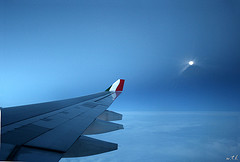
#> input picture dataset/dataset/0003_488456796.jpg, 240 x 162 px; its folder holds only this picture in this run
$ python index.py
#> lines starting #> are read from the running program, lines starting #| are printed output that depends on the picture; after the words box and inside, x2 and y2 are one past the last pixel; in counts of white or black regions, pixels touching at a corner belong together
### pyimagesearch/colordescriptor.py
# import the necessary packages
import numpy as np
import cv2

class ColorDescriptor:
	def __init__(self, bins):
		# store the number of bins for the 3D histogram
#> further down, image is the input picture: shape (162, 240, 3); mean B, G, R 173.3, 121.9, 65.7
		self.bins = bins

	def describe(self, image):
		# convert the image to the HSV color space and initialize
		# the features used to quantify the image
		image = cv2.cvtColor(image, cv2.COLOR_BGR2HSV)
#> image: shape (162, 240, 3); mean H, S, V 104.5, 163.9, 173.4
		features = []

		# grab the dimensions and compute the center of the image
		(h, w) = image.shape[:2]
#> h = 162; w = 240
		(cX, cY) = (int(w * 0.5), int(h * 0.5))
#> cX = 120; cY = 81

		# divide the image into four rectangles/segments (top-left,
		# top-right, bottom-right, bottom-left)
		segments = [(0, cX, 0, cY), (cX, w, 0, cY), (cX, w, cY, h),
			(0, cX, cY, h)]

		# construct an elliptical mask representing the center of the
		# image
		(axesX, axesY) = (int(w * 0.75) / 2, int(h * 0.75) / 2)
#> axesX = 90; axesY = 60.5
		ellipMask = np.zeros(image.shape[:2], dtype = "uint8")
		cv2.ellipse(ellipMask, (cX, cY), (axesX, axesY), 0, 0, 360, 255, -1)
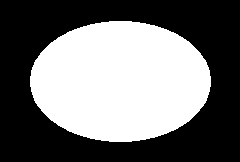
#> ellipMask: shape (162, 240); 44.2% white; 1 white region, box (x1, y1, x2, y2) and area: (30, 21, 211, 142) 17191

		# loop over the segments
		for (startX, endX, startY, endY) in segments:
			# construct a mask for each corner of the image, subtracting
			# the elliptical center from it
			cornerMask = np.zeros(image.shape[:2], dtype = "uint8")
			cv2.rectangle(cornerMask, (startX, startY), (endX, endY), 255, -1)
			cornerMask = cv2.subtract(cornerMask, ellipMask)

			# extract a color histogram from the image, then update the
			# feature vector
			hist = self.histogram(image, cornerMask)
			features.extend(hist)
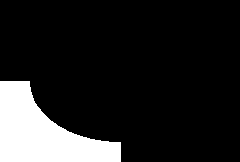
#> cornerMask: shape (162, 240); 14% white; 1 white region, box (x1, y1, x2, y2) and area: (0, 81, 121, 162) 5430
#> after the loop, features = 72 values, max 0.996 at index 9, min 0 at index 0, mean 0.0734

		# extract a color histogram from the elliptical region and
		# update the feature vector
		hist = self.histogram(image, ellipMask)
#> hist = 18 values, max 0.965 at index 9, min 0 at index 0, mean 0.0734
		features.extend(hist)

		# return the feature vector
		return features

	def histogram(self, image, mask):
		# extract a 3D color histogram from the masked region of the
		# image, using the supplied number of bins per channel; then
		# normalize the histogram
		hist = cv2.calcHist([image], [0, 1, 2], mask, self.bins,
			[0, 180, 0, 256, 0, 256])
		hist = cv2.normalize(hist, hist).flatten()

		# return the histogram
		return hist

### index.py
# USAGE
# python index.py --dataset dataset --index index.csv

# import the necessary packages
from pyimagesearch.colordescriptor import ColorDescriptor
import argparse
import glob
import cv2

# construct the argument parser and parse the arguments
ap = argparse.ArgumentParser()
ap.add_argument("-d", "--dataset", required = False, default='dataset\\dataset',
	help = "Path to the directory that contains the images to be indexed")
ap.add_argument("-i", "--index", required = False, default='index.csv',
	help = "Path to where the computed index will be stored")
args = vars(ap.parse_args())

# initialize the color descriptor
#cd = ColorDescriptor((8, 12, 3))
cd = ColorDescriptor((3, 3, 2))

# open the output index file for writing
output = open(args["index"], "w")

# use glob to grab the image paths and loop over them
for imagePath in glob.glob(args["dataset"] + "/*.jpg"):
	# extract the image ID (i.e. the unique filename) from the image
	# path and load the image itself
	imageID = imagePath[imagePath.rfind("/") + 1:]
	image = cv2.imread(imagePath)

	# describe the image
	features = cd.describe(image)
#> features = 90 values, max 0.996 at index 9, min 0 at index 0, mean 0.0734

	# write the features to file
	features = [str(f) for f in features]
#> features = 90 items, first 6: '0.0', '0.0', '0.0', '0.0', '0.0', '0.0'
	output.write("%s,%s\n" % (imageID, ",".join(features)))

# close the index file
output.close()

$ run again, on dataset/dataset/0020_386347744.jpg
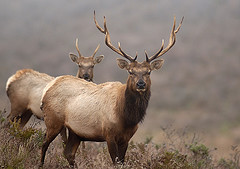
#> input picture dataset/dataset/0020_386347744.jpg, 240 x 169 px
#> image is the input picture: shape (169, 240, 3); mean B, G, R 109.6, 120.3, 135.6
#> image: shape (169, 240, 3); mean H, S, V 25.7, 55.9, 135.7
#> in describe, `cv2.ellipse(ellipMask, (cX, cY), (axesX, axesY), 0, 0, 360, 255, -1)`:
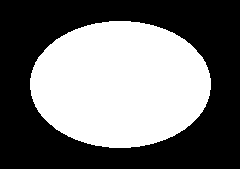
#> ellipMask: shape (169, 240); 44.5% white; 1 white region, box (x1, y1, x2, y2) and area: (30, 21, 211, 148) 18053
#> after the loop in describe, `for (startX, endX, startY, endY) in segments:`: features = 72 values, max 0.96 at index 19, min 0 at index 4, mean 0.086
#> in describe, `hist = self.histogram(image, ellipMask)`: hist = 18 values, max 0.964 at index 1, min 0 at index 5, mean 0.0817
#> `features = cd.describe(image)`: features = 90 values, max 0.964 at index 73, min 0 at index 4, mean 0.0851
#> `features = [str(f) for f in features]`: features = 90 items, first 6: '0.089151695', '0.7817506', '0.0021417825', '0.03292991', '0.0', '0.0'

$ run again, on dataset/dataset/0023_193888626.jpg
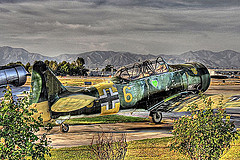
#> input picture dataset/dataset/0023_193888626.jpg, 240 x 160 px
#> image is the input picture: shape (160, 240, 3); mean B, G, R 103, 123.3, 127.6
#> image: shape (160, 240, 3); mean H, S, V 50.7, 70.9, 133.1
#> in describe, `cv2.ellipse(ellipMask, (cX, cY), (axesX, axesY), 0, 0, 360, 255, -1)`:
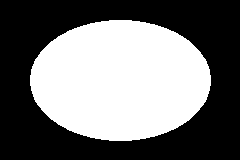
#> ellipMask: shape (160, 240); 44.8% white; 1 white region, box (x1, y1, x2, y2) and area: (30, 20, 211, 141) 17191
#> after the loop in describe, `for (startX, endX, startY, endY) in segments:`: features = 72 values, max 0.939 at index 1, min 0 at index 11, mean 0.117
#> in describe, `hist = self.histogram(image, ellipMask)`: hist = 18 values, max 0.811 at index 1, min 0 at index 17, mean 0.14
#> `features = cd.describe(image)`: features = 90 values, max 0.939 at index 1, min 0 at index 11, mean 0.122
#> `features = [str(f) for f in features]`: features = 90 items, first 6: '0.14266773', '0.938856', '0.008956718', '0.0063976557', '0.010876015', '0.0003198828'

$ run again, on dataset/dataset/0032_116187127.jpg
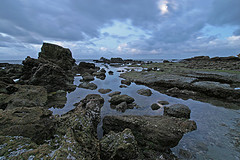
#> input picture dataset/dataset/0032_116187127.jpg, 240 x 160 px
#> image is the input picture: shape (160, 240, 3); mean B, G, R 114.4, 98.4, 82.8
#> image: shape (160, 240, 3); mean H, S, V 81, 70.4, 117.4
#> in describe, `cv2.ellipse(ellipMask, (cX, cY), (axesX, axesY), 0, 0, 360, 255, -1)`:
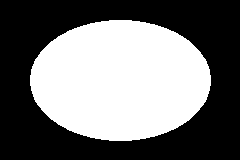
#> ellipMask: shape (160, 240); 44.8% white; 1 white region, box (x1, y1, x2, y2) and area: (30, 20, 211, 141) 17191
#> after the loop in describe, `for (startX, endX, startY, endY) in segments:`: features = 72 values, max 0.987 at index 27, min 0 at index 1, mean 0.0798
#> in describe, `hist = self.histogram(image, ellipMask)`: hist = 18 values, max 0.703 at index 0, min 0 at index 3, mean 0.117
#> `features = cd.describe(image)`: features = 90 values, max 0.987 at index 27, min 0 at index 1, mean 0.0872
#> `features = [str(f) for f in features]`: features = 90 items, first 6: '0.071869165', '0.0', '0.013239057', '0.0', '0.0035461758', '0.0'
